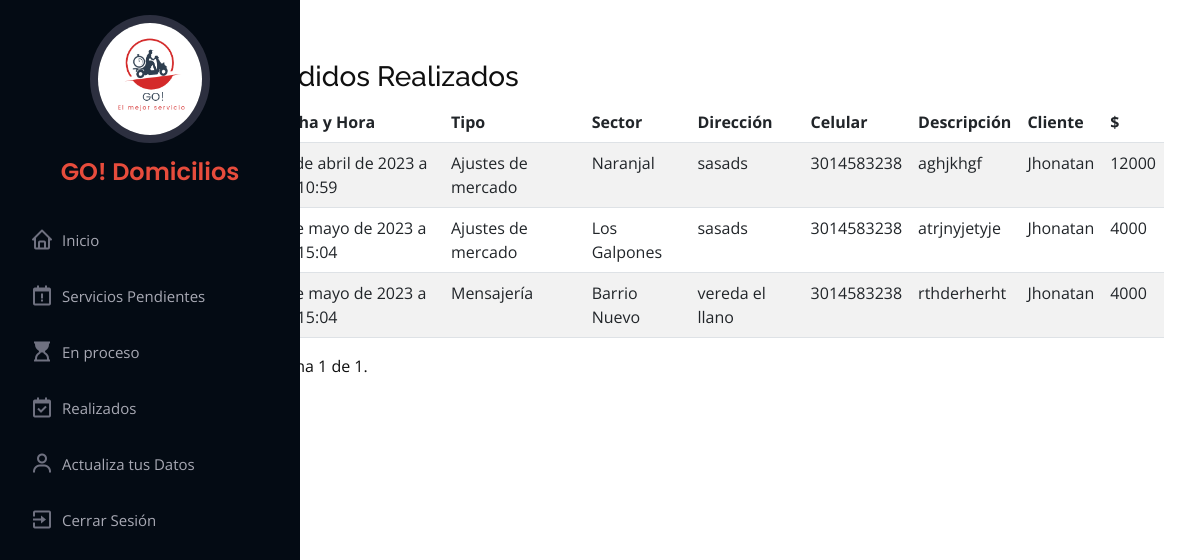
Page /realizado/ (signed in) on the earlier database version.
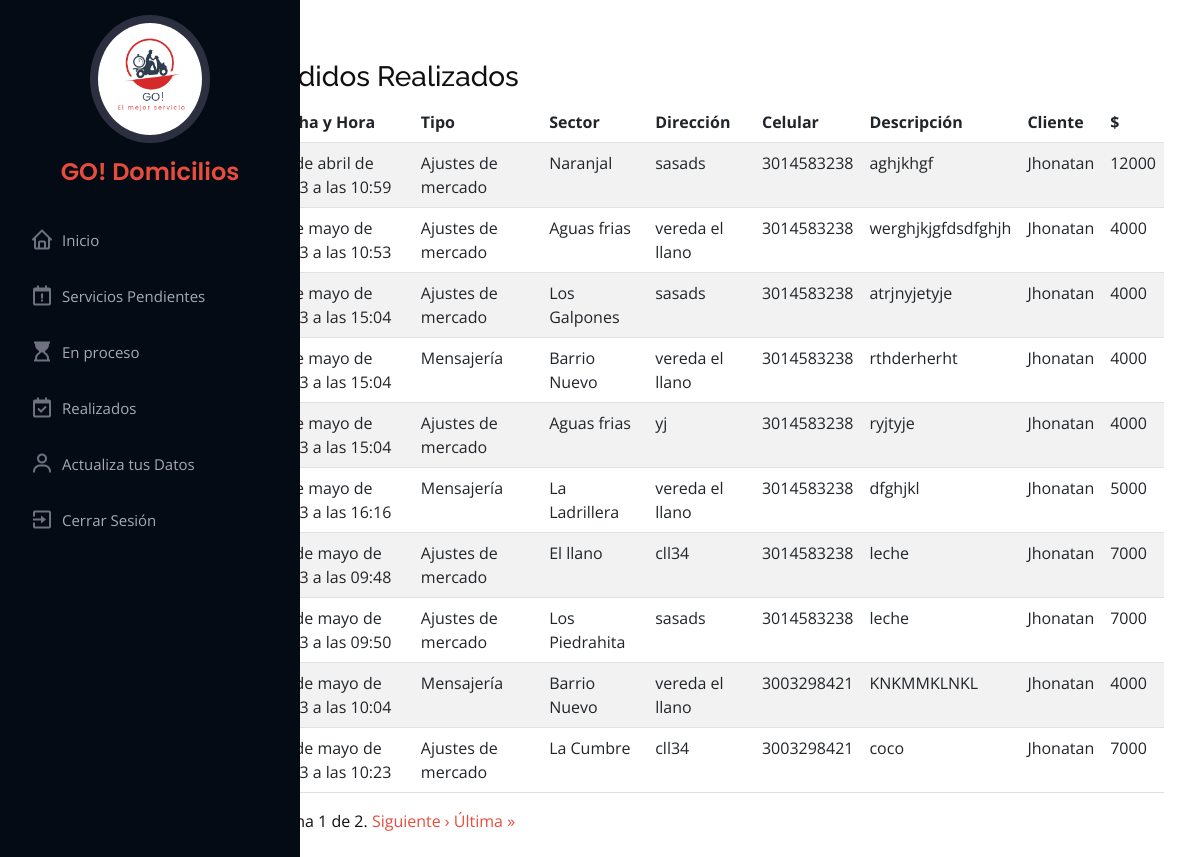
Same page on the later database version.
### servigou/models.py (models this page shows, shortened)
class Servicio(models.Model):
    fecha_hora = models.DateTimeField(default=timezone.now)
    tipo = models.CharField(max_length=30, null=False, blank=False)
    direccion = models.CharField(max_length=20, null=True, blank=False)
    celular = models.CharField(max_length=13,null=True, blank=False)
    descripcion = models.CharField(max_length=1000, null=False, blank=False)
    estado = models.CharField(max_length=50, default='sin_asignar')
    Repartidor = models.ForeignKey(User, on_delete=models.CASCADE, related_name='repartidor', default=1, null=True)
    User = models.ForeignKey(User,on_delete=models.CASCADE, related_name='User')
    ruta = models.ForeignKey(Ruta, on_delete=models.CASCADE, related_name='ruta', default=1)

class Ruta(models.Model):
    nombre = models.CharField(max_length=30, null=False, blank=False, default='ruta')
    valor = models.BigIntegerField(null=False, blank=False)
    descripcion = models.CharField(max_length=100, null=False, blank=False, default='ruta')
    def __str__(self):
        return self.nombre

class User(AbstractUser):
    documento = models.IntegerField(unique=True, null=True, blank=False)
    celular = models.IntegerField(null=True, blank=False)
    direccion = models.CharField(max_length=20, null=True, blank=False)
    def __str__(self):
        return self.first_name

### servigou/views.py (the view)
# urls.py: path('realizado/', views.realizado, name="realizado"),
@login_required(login_url='login')
def realizado(request):
    repartidor = request.user.id
    print(repartidor)
    servicios = Servicio.objects.filter(estado='realizado', Repartidor_id=repartidor)
    paginator = Paginator(servicios, 10)  # Mostrar 7 elementos por página
    page = request.GET.get('page')  # Obtener el número de página actual desde la solicitud GET
    servicios = paginator.get_page(page)  # Obtener los elementos para la página actual
    return render(request, 'layout/Disenorepartidor/Realizado.html', {'page_obj': servicios})

### templates/layout/Disenorepartidor/Realizado.html (shortened to what this page needs)
{% extends 'layout/Disenorepartidor/baserepartidor.html' %}
{% load static %}
{% block contenido %}
<div class="contain_admin">
  <div class="table-responsive">
    <table class="table table-striped">
      <h3>Pedidos Realizados</h3>
      <thead>
        <tr>
          <th scope="col">Fecha y Hora</th>
          <th scope="col">Tipo</th>
          <th scope="col">Sector</th>
          <th scope="col">Dirección</th>
          <th scope="col">Celular</th>
          <th scope="col">Descripción</th>
          <th scope="col">Cliente</th>
          <th scope="col">$</th>
        </tr>
      </thead>
      <tbody>
        {% for c in page_obj %}
        <tr>
          <td>{{ c.fecha_hora }}</td>
          <td>{{ c.tipo }}</td>
          <td>{{ c.ruta }}</td>
          <td>{{ c.direccion }}</td>
          <td>{{ c.celular }}</td>
          <td>{{ c.descripcion }}</td>
          <td>{{ c.User }}</td>
          <td>{{ c.ruta.valor }}</td>
        </tr>
        {% endfor %}
      </tbody>
    </table>
    <span class="step-links">
      <span class="current-page">
        Página {{ page_obj.number }} de {{ page_obj.paginator.num_pages }}.
      </span>
      {% if page_obj.has_next %}
        <a href="?page={{ page_obj.next_page_number }}">Siguiente &rsaquo;</a>
        <a href="?page={{ page_obj.paginator.num_pages }}">Última &raquo;</a>
      {% endif %}
    </span>
  </div>
</div>
{% endblock contenido %}

Differences in the rows shown:
now on this page (row edited): Servicio: fecha_hora "3 de mayo de 2023 a las 10:53", tipo "Ajustes de mercado", ruta "Aguas frias", direccion "vereda el llano", celular "3014583238", descripcion "werghjkjgfdsdfghjh", User "Jhonatan", ruta.valor "4000"
now on this page (row edited): Servicio: fecha_hora "5 de mayo de 2023 a las 15:04", tipo "Ajustes de mercado", ruta "Aguas frias", direccion "yj", celular "3014583238", descripcion "ryjtyje", User "Jhonatan", ruta.valor "4000"
now on this page (row edited): Servicio: fecha_hora "5 de mayo de 2023 a las 16:16", tipo "Mensajería", ruta "La Ladrillera", direccion "vereda el llano", celular "3014583238", descripcion "dfghjkl", User "Jhonatan", ruta.valor "5000"
added Servicio: fecha_hora "12 de mayo de 2023 a las 09:48", tipo "Ajustes de mercado", ruta "El llano", direccion "cll34", celular "3014583238", descripcion "leche", User "Jhonatan", ruta.valor "7000"
added Servicio: fecha_hora "12 de mayo de 2023 a las 09:50", tipo "Ajustes de mercado", ruta "Los Piedrahita", direccion "sasads", celular "3014583238", descripcion "leche", User "Jhonatan", ruta.valor "7000"
added Servicio: fecha_hora "12 de mayo de 2023 a las 10:04", tipo "Mensajería", ruta "Barrio Nuevo", direccion "vereda el llano", celular "3003298421", descripcion "KNKMMKLNKL", User "Jhonatan", ruta.valor "4000"
added Servicio: fecha_hora "12 de mayo de 2023 a las 10:23", tipo "Ajustes de mercado", ruta "La Cumbre", direccion "cll34", celular "3003298421", descripcion "coco", User "Jhonatan", ruta.valor "7000"
Other differences:
{{ page_obj.paginator.num_pages }}: "1" → "2"
text now shown: "Siguiente › Última »"
